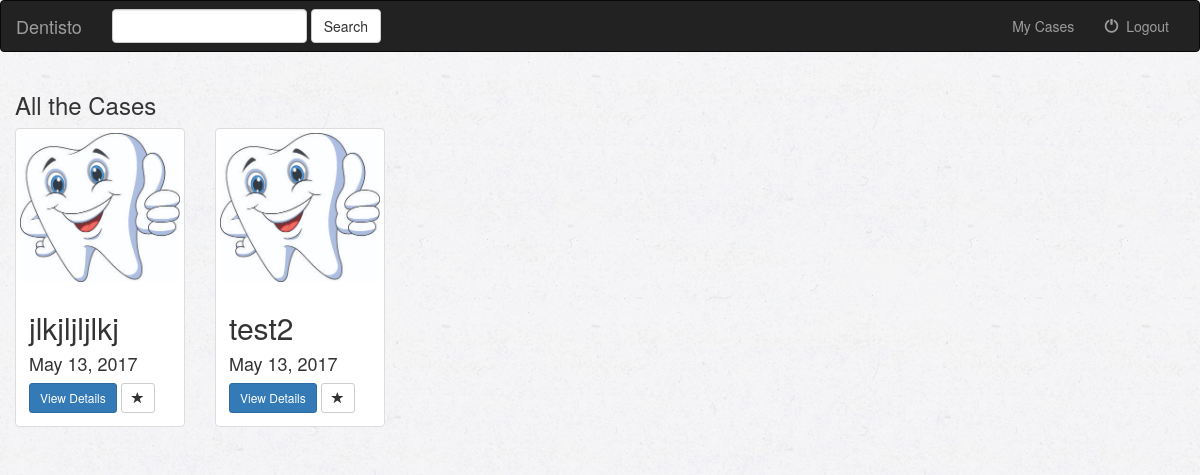
Before: /cases/ (signed in) with the older database file.
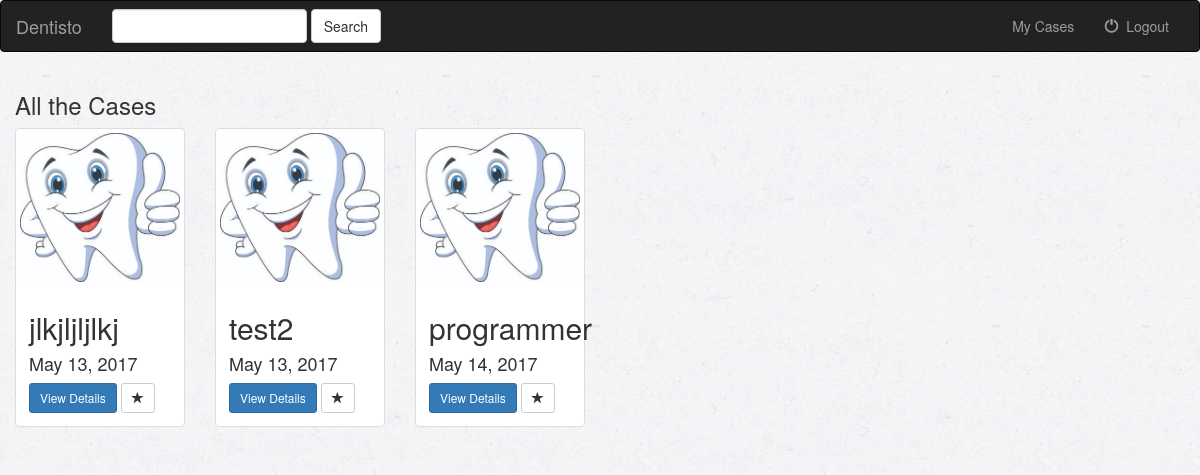
After: the same page with the newer database file.
### cases/models.py (models this page shows, shortened)
class Cases(models.Model):
    description = models.CharField(max_length=1000)
    owner = models.CharField(max_length=20)
    case_typ = models.CharField(max_length=1000)
    date_added = models.DateField(default=datetime.datetime.now())

### cases/views.py (the view)
def index(request):
    if not request.user.is_authenticated():
        return render(request, 'cases/login.html')
    else:
        cases = Cases.objects.all()
        searchCase = Cases.objects.all()
        query = request.GET.get("q")
        if query:
            cases = cases.filter(
                Q(case_typ__icontains=query) |
                Q(description__icontains=query)
            ).distinct()
            searchCase = searchCase.filter(
                Q(date_added__icontains=query)
            ).distinct()
            return render(request, 'cases/index.html', {
                'cases': cases,
                'searchCase': searchCase,
            })
        else:
            return render(request, 'cases/index.html', {'cases': cases})

### cases/templates/cases/index.html (shortened to what this page needs)
{% extends 'cases/base.html' %}
{% block body %}
<div class="cases-container container-fluid">
    <div class="row">
        <div class="col-sm-12">
            <h3>All the Cases</h3>
        </div>
        {% if cases %}
            {% for case in cases %}
                <div class="col-sm-4 col-lg-2">
                    <div class="thumbnail">
                        <a href="{% url 'cases:detail' case.id%}">
                            <img src="../../static/cases/images/d.jpg" class="img-responsive">
                        </a>
                        <div class="caption">
                            <h2>{{ case.case_typ }}</h2>
                            <h4>{{ case.date_added }}</h4>
                            <a href="{% url 'cases:detail' case.id %}" class="btn btn-primary btn-sm" role="button">View Details</a>
                            <a href="" class="btn btn-default btn-sm btn-favorite" role="button">
                                <span class="glyphicon glyphicon-star "></span>
                            </a>
                        </div>
                    </div>
                </div>
            {% endfor %}
        {% endif %}
    </div>
</div>
{% endblock %}

### cases/templates/cases/base.html (shortened to what this page needs)
<!DOCTYPE html>
<html lang="en">
<head>
    {% load staticfiles %}
    <link rel="stylesheet" href="https://maxcdn.bootstrapcdn.com/bootstrap/3.3.6/css/bootstrap.min.css">
    <link rel="stylesheet" type="text/css" href="{% static 'cases/style.css' %}"/>
</head>
<body>
<nav class="navbar navbar-inverse">
    <div class="container-fluid">
        <div class="navbar-header">
            <a class="navbar-brand" href="{% url 'cases:index' %}">Dentisto</a>
        </div>
        <div class="collapse navbar-collapse" id="topNavBar">
            <form class="navbar-form navbar-left" role="search" method="get" action="{% url 'cases:index' %}">
                <div class="form-group">
                    <input type="text" class="form-control" name="q" value="{{ request.GET.q }}">
                </div>
                <button type="submit" class="btn btn-default">Search</button>
             </form>
            <ul class="nav navbar-nav navbar-right">
                <li>
                    <a href="{% url 'cases:my_cases' %}">
                        &nbsp; My Cases
                    </a>
                </li>
                <li>
                    <a href="{% url 'cases:logout_user' %}">
                        <span class="glyphicon glyphicon-off" aria-hidden="true"></span>&nbsp; Logout
                    </a>
                </li>
            </ul>
        </div>
    </div>
</nav>
{% block body %}
{% endblock %}
</body>
</html>

### cases/static/cases/style.css (style rules this page uses)
body { background: url("images/Dust-White-Seamless-pattern-for-website-background.jpg"); }

Changed rows visible on the page:
added Cases: case_typ "programmer", date_added "May 14, 2017"
